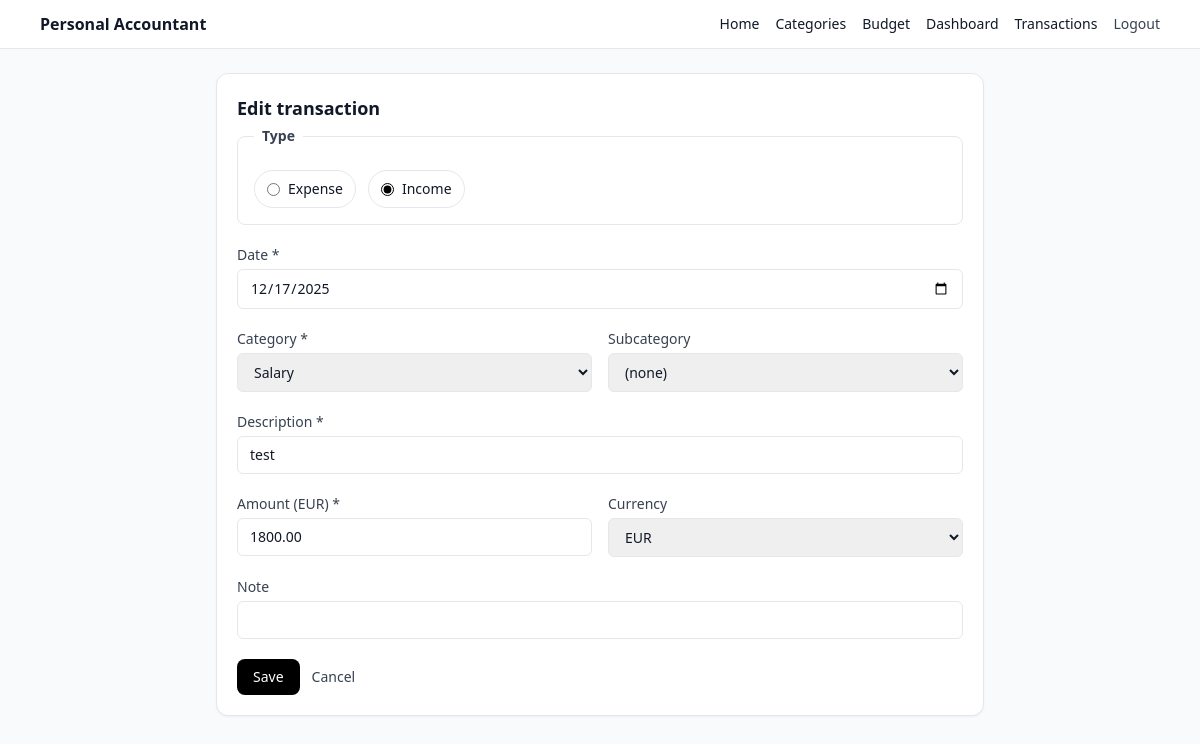
Before: /transaction/1/edit (signed in) with the older database file.
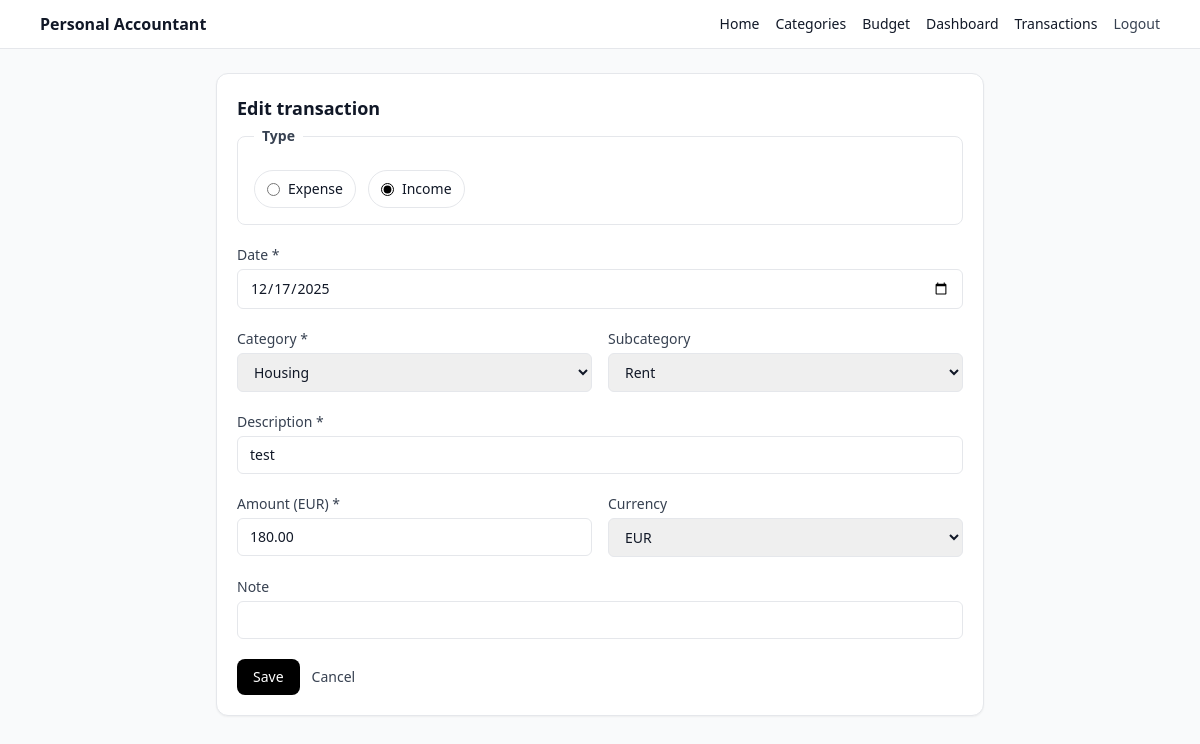
After: the same page with the newer database file.
### app/models.py (models this page shows)
class Transaction(SQLModel, table=True):
    id: Optional[int] = Field(default=None, primary_key=True)
    user_id: int = Field(index=True)
    date: _date = Field(index=True)
    type: BudgetType = Field(index=True)
    category_id: int = Field(index=True)
    subcategory_id: Optional[int] = Field(default=None, index=True)
    description: Optional[str] = None
    amount_cents: int
    currency: str = "EUR"
    note: Optional[str] = None
    created_at: datetime = Field(default_factory=datetime.utcnow, index=True)

class Category(SQLModel, table=True):
    __table_args__ = (
        UniqueConstraint("user_id", "name", name="uq_category_user_name"),
    )
    id: int | None = Field(default=None, primary_key=True)
    user_id: int = Field(foreign_key="user.id", index=True)
    name: str
    icon: str | None = None  # emoji or icon key
    created_at: datetime = Field(default_factory=datetime.utcnow)

class Subcategory(SQLModel, table=True):
    __table_args__ = (
        UniqueConstraint("category_id", "name", name="uq_subcategory_category_name"),
    )
    id: int | None = Field(default=None, primary_key=True)
    user_id: int = Field(foreign_key="user.id", index=True)   # convenience + ownership
    category_id: int = Field(foreign_key="category.id", index=True)
    name: str
    icon: str | None = None
    created_at: datetime = Field(default_factory=datetime.utcnow)

### app/routes/transactions.py (the view)
@router.get("/transaction/{tx_id}/edit", response_class=HTMLResponse)
def edit_transaction_form(
    request: Request,
    tx_id: int,
    db: Session = Depends(get_session),
    uid: int | None = Depends(current_user_id),
):
    if not uid:
        return RedirectResponse(url="/login", status_code=303)
    tx = db.exec(select(Transaction).where(Transaction.id == tx_id, Transaction.user_id == uid)).first()
    if not tx:
        return RedirectResponse(url="/transactions", status_code=303)
    categories = db.exec(select(Category).where(Category.user_id == uid).order_by(Category.name)).all()
    subcategories = db.exec(
        select(Subcategory)
        .where(Subcategory.user_id == uid, Subcategory.category_id == tx.category_id)
        .order_by(Subcategory.name)
    ).all()
    return templates.TemplateResponse(
        "transaction_edit.html",
        {
            "request": request,
            "title": "Edit Transaction",
            "user_id": uid,
            "tx": tx,
            "categories": categories,
            "subcategories": subcategories,
            "error": None,
            "cents_to_euros_str": cents_to_euros_str,
        },
    )

### templates/transaction_edit.html (shortened to what the changed rows need)
{% extends "_base.html" %}
{% block content %}
{% set t = tx if tx is defined else transaction %}
<div class="max-w-3xl mx-auto">
  <div class="rounded-xl border bg-white p-5 shadow-sm">
    <h1 class="text-lg font-semibold mb-1">Edit transaction</h1>
    {% set current_type =
      (
        t.type.value if t.type is not string
        else t.type
      )
      | string
      | lower
    %}
    <form action="/transaction/{{ t.id }}/edit" method="post" class="space-y-5">
      <div>
        <label class="block text-sm font-medium text-gray-700">Date *</label>
        <input type="date" name="tx_date" class="mt-1 w-full rounded-md border px-3 py-2 text-sm"
               value="{{ t.date }}" required>
      </div>
      <div class="grid grid-cols-1 gap-4 md:grid-cols-2">
        <div>
          <label for="category_id" class="block text-sm font-medium text-gray-700">Category *</label>
          <select
            name="category_id"
            id="category_id"
            class="mt-1 w-full rounded-md border px-3 py-2 text-sm"
            hx-get="/transaction/subcategories"
            hx-trigger="change"
            hx-target="#tx_subcategory_id"
            hx-swap="innerHTML"
            required
          >
            {% for c in categories %}
              <option value="{{ c.id }}" {% if c.id == t.category_id %}selected{% endif %}>
                {{ (c.icon or '') }} {{ c.name }}
              </option>
            {% endfor %}
          </select>
        </div>
        <div>
          <label for="tx_subcategory_id" class="block text-sm font-medium text-gray-700">Subcategory</label>
          <select name="subcategory_id" id="tx_subcategory_id" class="mt-1 w-full rounded-md border px-3 py-2 text-sm">
            <option value="">(none)</option>
            {% if subcategories %}
              {% for s in subcategories %}
                <option value="{{ s.id }}" {% if t.subcategory_id and s.id == t.subcategory_id %}selected{% endif %}>
                  {{ (s.icon or '') }} {{ s.name }}
                </option>
              {% endfor %}
            {% endif %}
          </select>
        </div>
      </div>
      <div>
        <label class="block text-sm font-medium text-gray-700">Description *</label>
        <input type="text" name="description" class="mt-1 w-full rounded-md border px-3 py-2 text-sm"
               value="{{ t.description }}" required>
      </div>
      <div class="grid grid-cols-1 gap-4 md:grid-cols-2">
        <div>
          <label class="block text-sm font-medium text-gray-700">Amount (EUR) *</label>
          <input type="text" name="amount_eur" class="mt-1 w-full rounded-md border px-3 py-2 text-sm"
                 value="{{ cents_to_euros_str(t.amount_cents) }}" required>
        </div>
        <div>
          <label class="block text-sm font-medium text-gray-700">Currency</label>
          <select name="currency" class="mt-1 w-full rounded-md border px-3 py-2 text-sm">
            <option value="EUR" {% if (t.currency or 'EUR') == 'EUR' %}selected{% endif %}>EUR</option>
          </select>
        </div>
      </div>
    </form>
  </div>
</div>
{% endblock %}

Changed rows visible on the page:
changed Transaction "test": category_id "Salary" → "Housing"; subcategory_id (not shown) → "Rent"; amount_eur "1800.00" → "180.00"
Other visible differences:
form field subcategory_id: "(none)" → (not shown)
